Frame 1 (no input): blank canvas, image omitted
Frame 60 (the mouse pressed at the canvas centre just before this capture): blank canvas, image omitted
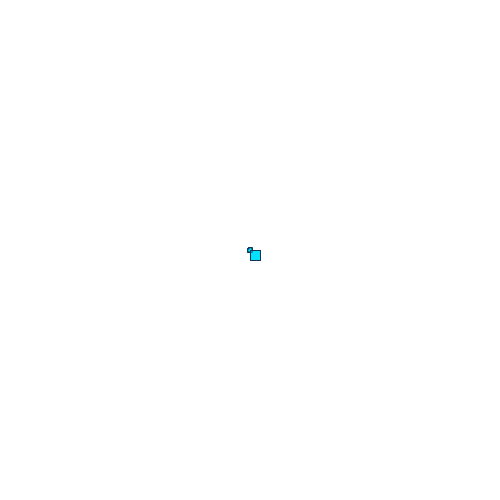
Frame 120 (the mouse held since frame 60 and released just before this capture)

The Processing sketch whose frames 1 and 60 were blank and that drew this single picture after the mouse press (run headless with seeded random() and noise(); from frame 60 on, the mouse is pressed at the canvas centre):

// Processing sketch: processing_2475
// ── processing_2475.pde


/*

cindy Ng
blue squares & ellipse
May 31, 2009
cindy.ng@cindysng.com
*/

float speed =0.01;

void setup() {  
  size(500, 500);  
  background(255); 
  smooth(); 
 }  
  
void draw() {  
  stroke(#123456);  
  if(mousePressed) {  
    ellipse(mouseY, mouseX, 5, 5);  
    rect(mouseX, mouseY, 10,10);  
    fill (0, 225, 400, 90);  
    smooth();  
  }  
}  
 
